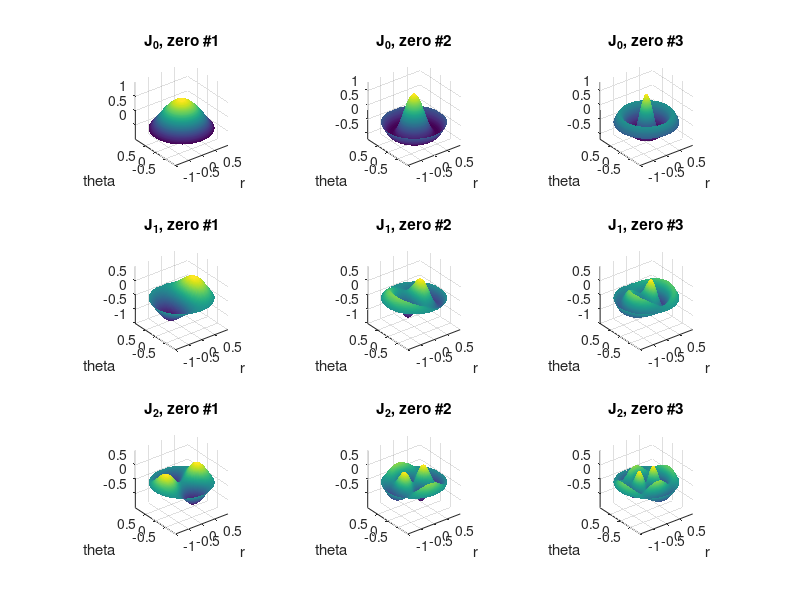

The MATLAB source for this figure:
for n = 0:2
  for m = 1:3
    lambda(m,n+1) = fzero( @(x) besselj(n,x),3*m+n ); 
  end
end

x = @(r,theta) r.*cos(theta);
y = @(r,theta) r.*sin(theta);
for n = 0:2
  for m = 1:3
    subplot(3,3,n*3+m)
    phi = @(r,theta) besselj(n,lambda(m,n+1)*r).*cos(n*theta);
    ezsurf( x, y, phi, [0, 1, -pi, pi] );
    title(sprintf('J_%i, zero #%i',n,m))
    axis equal, shading interp
  end
end
